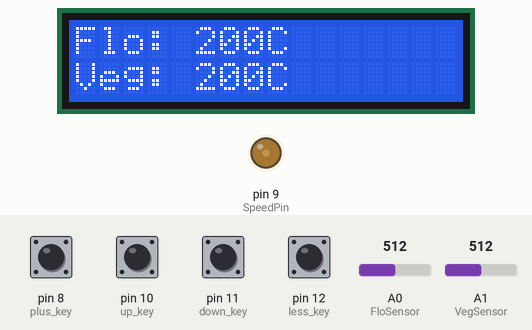
Bench run of a sketch on a simulated Arduino Uno, built with avr-gcc and run on an emulated ATmega328P. Parts: 16×2 character LCD, output pins drawn as LEDs (lit = HIGH). The test bench sets the inputs (shaded band); at power-on: pin 8 (plus_key), pin 10 (up_key), pin 11 (down_key), pin 12 (less_key) HIGH, A0 (FloSensor) = 512, A1 (VegSensor) = 512.

Above: at 2.7 s.
2.8 s: A0 (FloSensor) set to 325
At 3.7 s:
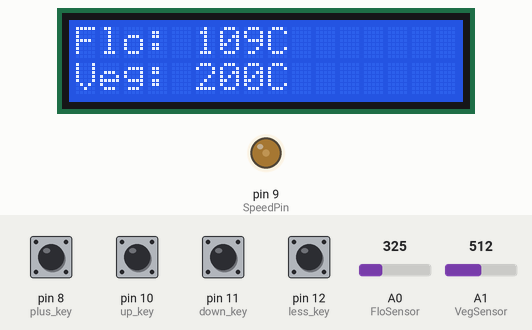
4.3 s: A0 (FloSensor) set to 295
At 4.9 s:
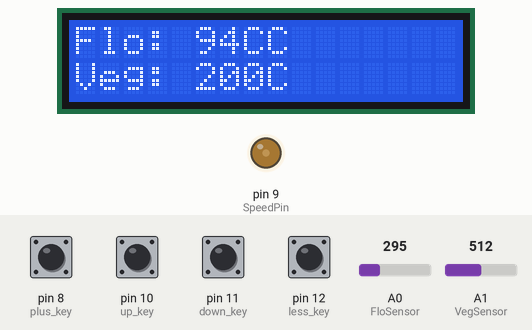
5.8 s: A1 (VegSensor) set to 318
At 7.0 s:
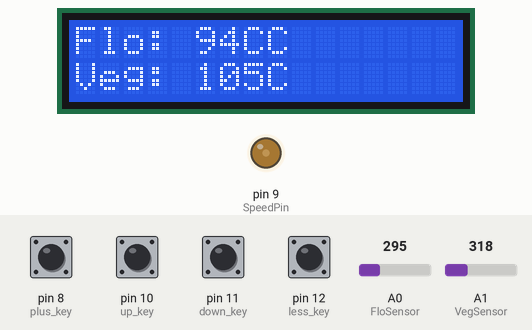
7.3 s: A1 (VegSensor) set to 296
At 8.4 s:
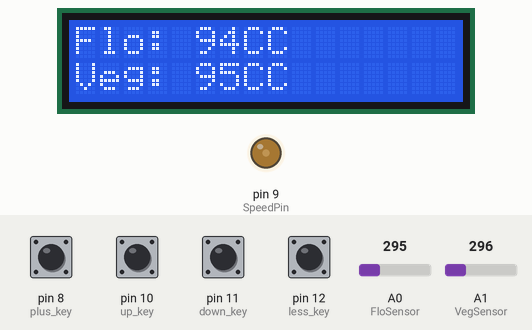
8.8 s: pin 11 (down_key) pulled LOW for 0.15 s
At 10.1 s:
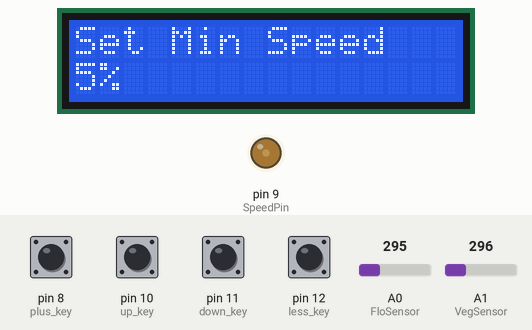
10.4 s: pin 10 (up_key) pulled LOW for 0.15 s
At 10.47 s:
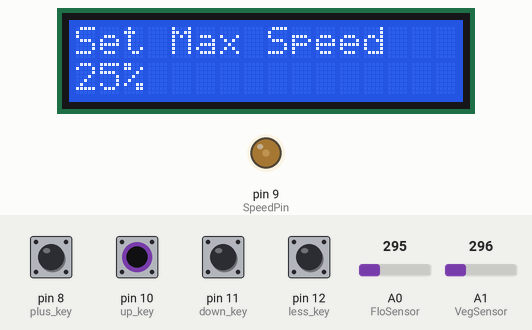
Timing chart, 0 to 13.0 s (numbered marks = the images above; inputs shaded):
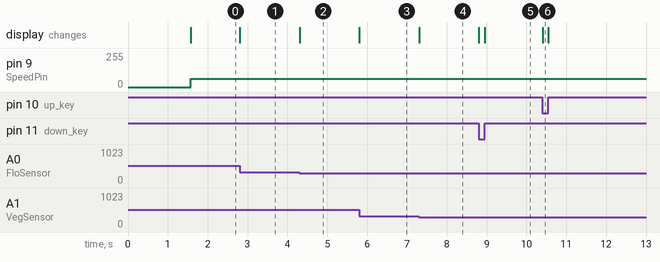

Measured:
- the behaviour switches between 307 and 306 on A0 (FloSensor) (found by bisection; images 1 and 2)
- the behaviour switches between 307 and 306 on A1 (VegSensor) (found by bisection; images 3 and 4)
- after the input at 2.8 s, the display: changes at once (image 1)
- after the input at 4.3 s, the display: changes at once (image 2)
- after the input at 5.8 s, the display: changes at once (image 3)
- after the input at 7.3 s, the display: changes at once (image 4)
- after the input at 8.8 s, the display: first changes at once (image 5 shows a later state)
- after the input at 10.4 s, the display: changes at once (image 6)

The sketch:

home+3_menus___0-10V_signal_test.ino
```cpp
#include <LiquidCrystal.h>

LiquidCrystal lcd(2, 3, 4, 5, 6, 7);

const int SpeedPin = 9;
const int FloSensor = A0;
const int VegSensor = A1;

//Key connections with arduino
const int up_key=10;
const int down_key=11;
const int less_key=12;
const int plus_key=8;

int setTempVal = 26;
int FloTemp = 0;
int VegTemp = 0;
int IncPerc = 5; //Increment by X%
int MaxSpeedPerc = 25;
int MinSpeedPerc = 05;
int SpeedVal = 0;
int HysteresisPerc = 0;

// create the menu counter
int menuCount   = 1;
int menuCountMax = 4;

void getData() {
  int FloReading = analogRead(FloSensor);
  float FloVoltage = FloReading * 5.0;
  FloVoltage /= 1024.0;
  FloTemp =(int) round((FloVoltage - 0.5) * 100);
  int VegReading = analogRead(VegSensor);
  float VegVoltage = VegReading * 5.0;
  VegVoltage /= 1024.0;
  VegTemp =(int) round((VegVoltage - 0.5) * 100);

}

void setTemp() {
  if (digitalRead(less_key) == LOW)
  {
    if (setTempVal > 0)
    {
      --setTempVal;
    }
    lcd.clear();
  }

  if (digitalRead(plus_key) == LOW)
  {
    if(setTempVal < 30)
    {
      ++setTempVal;
    }
    lcd.clear();
  }
}

void setMaxSpeed() {
  if (digitalRead(less_key) == LOW)
  {
    if (MaxSpeedPerc > 0)
    {
      MaxSpeedPerc -= IncPerc;
    }
    lcd.clear();
  }

  if (digitalRead(plus_key) == LOW)
  {
    if(MaxSpeedPerc < 100)
    {
      MaxSpeedPerc += IncPerc;
    }
    lcd.clear();
  }
}

void setMinSpeed() {
  if (digitalRead(less_key) == LOW)
  {
    if (MinSpeedPerc > 0)
    {
      MinSpeedPerc -= IncPerc;
    }
    lcd.clear();
  }

  if (digitalRead(plus_key) == LOW)
  {
    if(MinSpeedPerc < 100)
    {
      MinSpeedPerc += IncPerc;
    }
    lcd.clear();
  }
}

void printHome() {
  lcd.setCursor(0, 0);
  lcd.print("Flo: ");
  lcd.print(FloTemp);
  lcd.print("C");
  lcd.setCursor(0,1);
  lcd.print("Veg: ");
  lcd.print(VegTemp);
  lcd.print("C");
}

void printTemp() {
  lcd.setCursor(0, 0);
  lcd.print("Set Temp.");
  lcd.setCursor(0,  1);
  lcd.print(setTempVal);
  lcd.print("C");
}

void printMaxSpeed() {
  lcd.home();
  lcd.print("Set Max Speed");
  lcd.setCursor(0, 1);
  lcd.print(MaxSpeedPerc);
  lcd.print("%");
}

void printMinSpeed() {
  lcd.home();
  lcd.print("Set Min Speed");
  lcd.setCursor(0, 1);
  lcd.print(MinSpeedPerc);
  lcd.print("%");
}

//=================================================================
//                  SETUP
//=================================================================
void setup() {
  pinMode(SpeedPin, OUTPUT);
  pinMode(up_key,INPUT);
  pinMode(down_key,INPUT);
  pinMode(less_key,INPUT);
  pinMode(plus_key,INPUT);

  digitalWrite(up_key,HIGH); //Pull up
  digitalWrite(down_key,HIGH);
  digitalWrite(less_key,HIGH);
  digitalWrite(plus_key,HIGH);//Pull up

  lcd.begin(16, 2);
  lcd.print(" ClimateControl");
  delay(1500);
  lcd.clear();
}

//=================================================================
//                  LOOP
//=================================================================
void loop() {

  if(digitalRead(down_key)==LOW)
  {
    if(menuCount < menuCountMax)
    {
      menuCount++;
    }
    else {
      menuCount = menuCountMax;
    }
    lcd.clear();
  }

  if(digitalRead(up_key)==LOW)
  {
    if(menuCount > 1)
    {
      menuCount--;
    }
    else {
      menuCount = 1;
    }
    lcd.clear();
  }

  if(menuCount == 1) {
    getData();
    printHome();
  }

  if(menuCount == 2) {
    setTemp();
    printTemp();
  }

  if(menuCount == 3) {
    setMaxSpeed();
    printMaxSpeed();
  }

  if(menuCount == 4) {
    setMinSpeed();
    printMinSpeed();
  }

  HysteresisPerc = (MaxSpeedPerc-MinSpeedPerc)/5;
  if (FloTemp <= setTempVal) {
    SpeedVal = map(MinSpeedPerc, 0, 100, 0, 255);
    analogWrite(SpeedPin, SpeedVal);
  }
  else if (FloTemp > setTempVal && FloTemp <= setTempVal+1) {
    SpeedVal = map(HysteresisPerc+MinSpeedPerc, 0, 100, 0, 255);
    analogWrite(SpeedPin, SpeedVal);
  }
  else if (FloTemp > setTempVal+1 && FloTemp <= setTempVal+2) {
    SpeedVal = map((HysteresisPerc*2)+MinSpeedPerc, 0, 100, 0, 255);
    analogWrite(SpeedPin, SpeedVal);
  }
  else if (FloTemp > setTempVal+2 && FloTemp <= setTempVal+3) {
    SpeedVal = map((HysteresisPerc*3)+MinSpeedPerc, 0, 100, 0, 255);
    analogWrite(SpeedPin, SpeedVal);
  }
  else if (FloTemp > setTempVal+3 && FloTemp <= setTempVal+4) {
    SpeedVal = map((HysteresisPerc*4)+MinSpeedPerc, 0, 100, 0, 255);
    analogWrite(SpeedPin, SpeedVal);
  }
  else if (FloTemp > setTempVal+4) {
    SpeedVal = map(MaxSpeedPerc, 0, 100, 0, 255);
    analogWrite(SpeedPin, SpeedVal);
  }
}
```
